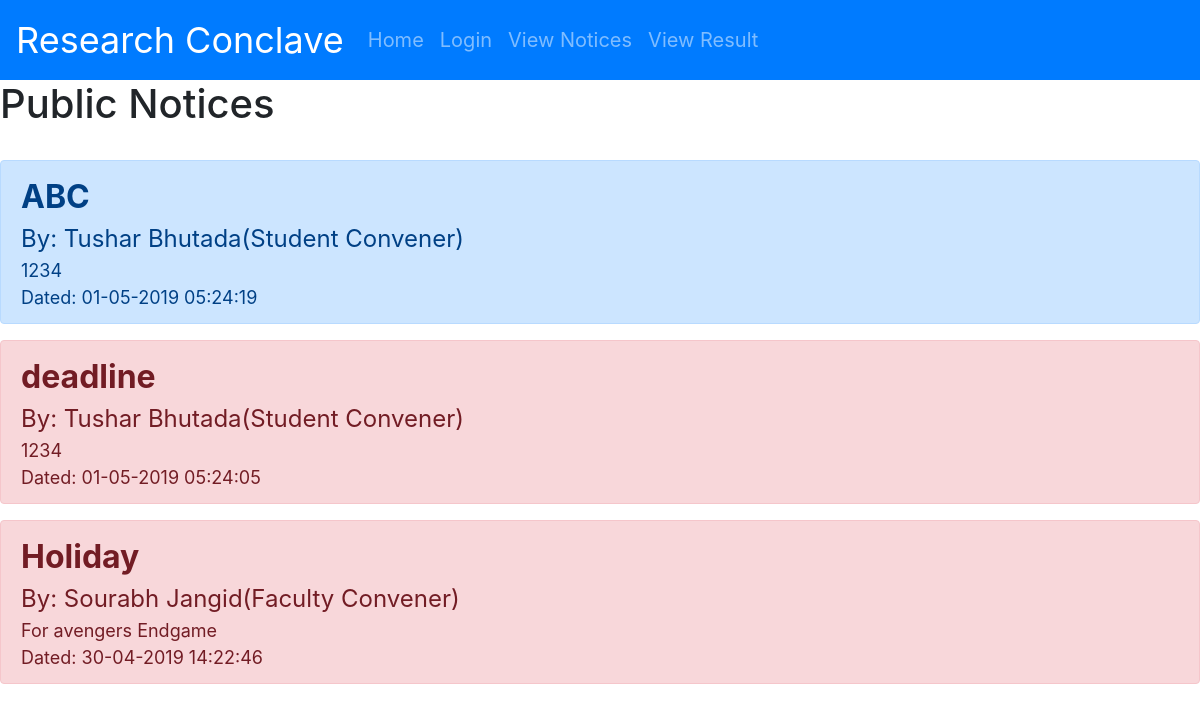
Screenshot of /ViewNotice.php with the database file from the repository.
### tables this page shows
CREATE TABLE `notices` (
  `Id` int(11) NOT NULL,
  `Title` varchar(400) NOT NULL,
  `NoticeBody` varchar(400) NOT NULL,
  `AddDate` varchar(400) NOT NULL,
  `Tag` varchar(400) NOT NULL,
  `Author` varchar(400) NOT NULL
);

CREATE TABLE `users` (
  `Username` varchar(400) NOT NULL,
  `Password` varchar(400) NOT NULL,
  `Designation` varchar(400) NOT NULL,
  `Fullname` varchar(400) NOT NULL
);

### ViewNotice.php (the view)
<?php include 'home.php' ?>
<!DOCTYPE html>
<html>
<body>
	<h1>Public Notices</h1><br>
	<?php
		$con = mysqli_connect("localhost","root","","research_conclave");
		$query = "SELECT * FROM Notices ORDER BY Id DESC";
		$result = mysqli_query($con,$query);
		$rows = mysqli_num_rows($result);
		if($rows > 0){
			while($res = mysqli_fetch_array($result)){
				if($res['Tag'] == "Results"){
	?>
				<div class="alert alert-success">
				  <strong><font size="6"><?php echo $res['Title'] ;?></font></strong><br>
				  <font size="5">By: <?php
					$con1 = mysqli_connect("localhost","root","","research_conclave");
					$str = $res['Author'];
					$query1 = "SELECT * FROM Users WHERE Username='$str'";
					$result1 = mysqli_query($con1,$query1);
					while ($res1 = mysqli_fetch_array($result1)){
						echo $res1['Fullname'];
						if($res1['Designation'] == "StudConvener") echo "(Student Convener)";
						else echo "(Faculty Convener)";
					}
				  ?></font><br>
				  <font size="4"><?php echo $res['NoticeBody'] ;?></font><br>
				  <font size="4">Dated: <?php echo $res['AddDate'] ;?></font><br>
				</div>
	<?php
				}
				else if($res['Tag'] == "Deadlines"){
	?>
				<div class="alert alert-danger">
				  <strong><font size="6"><?php echo $res['Title'] ;?></font></strong><br>
				  <font size="5">By: <?php
					$con1 = mysqli_connect("localhost","root","","research_conclave");
					$str = $res['Author'];
					$query1 = "SELECT * FROM Users WHERE Username='$str'";
					$result1 = mysqli_query($con1,$query1);
					while ($res1 = mysqli_fetch_array($result1)){
						echo $res1['Fullname'];
						if($res1['Designation'] == "StudConvener") echo "(Student Convener)";
						else echo "(Faculty Convener)";
					}
				  ?></font><br>
				  <font size="4"><?php echo $res['NoticeBody'] ;?></font><br>
				  <font size="4">Dated: <?php echo $res['AddDate'] ;?></font><br>
				</div>
	<?php
				}
				else{
	?>
				<div class="alert alert-primary">
				  <strong><font size="6"><?php echo $res['Title'] ;?></font></strong><br>
				  <font size="5">By: <?php
					$con1 = mysqli_connect("localhost","root","","research_conclave");
					$str = $res['Author'];
					$query1 = "SELECT * FROM Users WHERE Username='$str'";
					$result1 = mysqli_query($con1,$query1);
					while ($res1 = mysqli_fetch_array($result1)){
						echo $res1['Fullname'];
						if($res1['Designation'] == "StudConvener") echo "(Student Convener)";
						else echo "(Faculty Convener)";
					}
				  ?></font><br>
				  <font size="4"><?php echo $res['NoticeBody'] ;?></font><br>
				  <font size="4">Dated: <?php echo $res['AddDate'] ;?></font><br>
				</div>
	<?php
				}
			}
		}
		else echo "No notices made yet";
	?>
</body>
</html>

### rows the page displays
notices: Title "ABC", NoticeBody "1234", AddDate "01-05-2019 05:24:19"
users: Fullname "Tushar Bhutada", Designation "(Student Convener)"
notices: Title "deadline", NoticeBody "1234", AddDate "01-05-2019 05:24:05"
notices: Title "Holiday", NoticeBody "For avengers Endgame", AddDate "30-04-2019 14:22:46"
users: Fullname "Sourabh Jangid", Designation "(Faculty Convener)"
